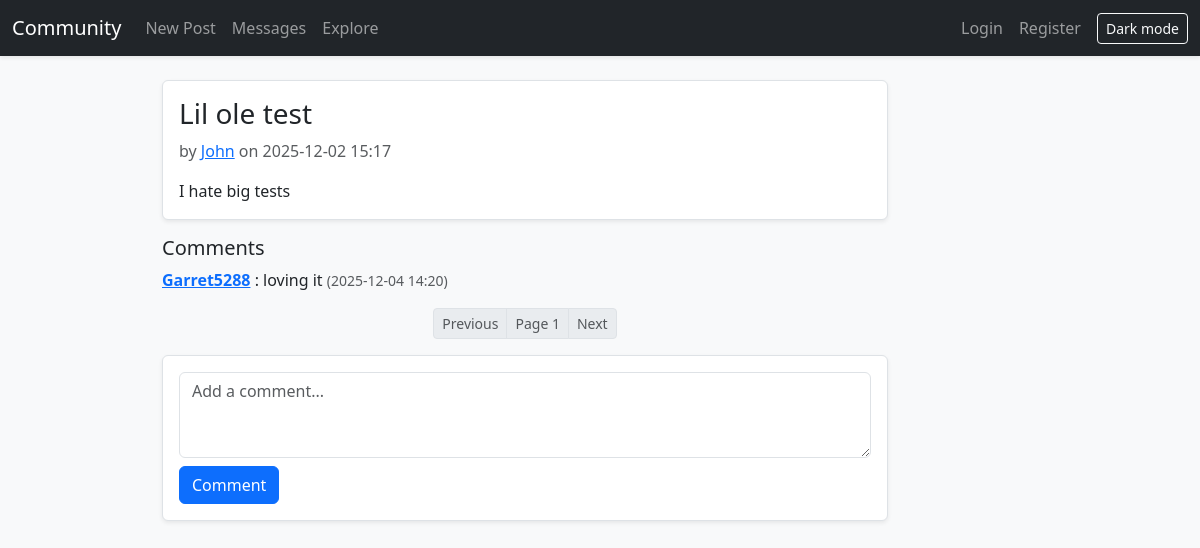
The page /post/2 on the database as committed earlier.
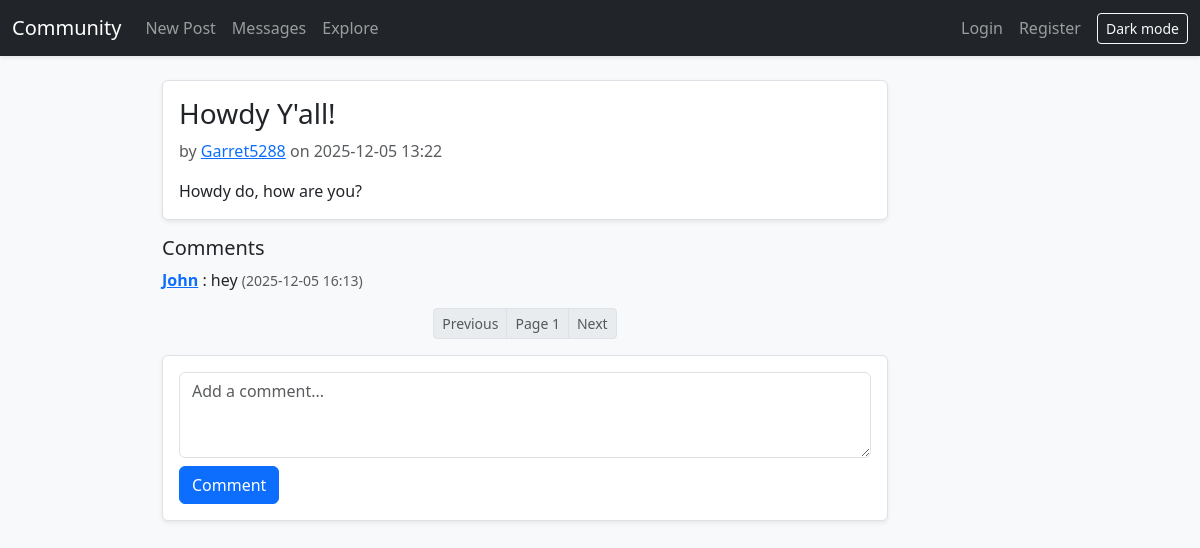
The same page on the database as committed later.
### community_forum.py (models this page shows)
class Post(db.Model):
	id = db.Column(db.Integer, primary_key=True)
	author_id = db.Column(db.Integer, db.ForeignKey('user.id'), nullable=False)
	title = db.Column(db.String(255), nullable=False, index=True)
	body = db.Column(db.Text, nullable=False)
	created_at = db.Column(db.DateTime, default=datetime.utcnow, nullable=False, index=True)
	author = db.relationship('User', back_populates='posts')
	comments = db.relationship('Comment', back_populates='post', cascade='all, delete-orphan')

class User(db.Model):
	id = db.Column(db.Integer, primary_key=True)
	username = db.Column(db.String(80), unique=True, nullable=False, index=True)
	email = db.Column(db.String(120), unique=True, nullable=False, index=True)
	password_hash = db.Column(db.String(128), nullable=False)
	is_admin = db.Column(db.Boolean, default=False, nullable=False)
	bio = db.Column(db.Text)
	created_at = db.Column(db.DateTime, default=datetime.utcnow, nullable=False)
	posts = db.relationship('Post', back_populates='author', cascade='all, delete-orphan')
	comments = db.relationship('Comment', back_populates='author', cascade='all, delete-orphan')
	sent_messages = db.relationship('Message', foreign_keys='Message.sender_id', back_populates='sender', cascade='all, delete-orphan')
	received_messages = db.relationship('Message', foreign_keys='Message.recipient_id', back_populates='recipient', cascade='all, delete-orphan')

class Comment(db.Model):
	id = db.Column(db.Integer, primary_key=True)
	post_id = db.Column(db.Integer, db.ForeignKey('post.id'), nullable=False, index=True)
	author_id = db.Column(db.Integer, db.ForeignKey('user.id'), nullable=False)
	body = db.Column(db.Text, nullable=False)
	created_at = db.Column(db.DateTime, default=datetime.utcnow, nullable=False, index=True)
	post = db.relationship('Post', back_populates='comments')
	author = db.relationship('User', back_populates='comments')

### community_forum.py (the view, shortened to what this page needs)
@app.route('/post/<int:post_id>', methods=['GET', 'POST'])
def post_view(post_id: int):
	p = Post.query.get_or_404(post_id)
	cpage = max(int(request.args.get('cpage') or 1), 1)
	c_per_page = 10
	c_query = Comment.query.options(joinedload(Comment.author)).filter_by(post_id=p.id)
	comments, total_c, has_next_c, has_prev_c = _paginate(c_query, cpage, c_per_page, order_by=Comment.created_at.asc())
	return render_template('post_view.html', title=p.title, post=p, comments=comments, cpage=cpage, has_next_c=has_next_c, has_prev_c=has_prev_c)

### community_forum.py (called while the page is built)
def _paginate(query, page: int, per_page: int, order_by=None):
	total = query.count()
	if order_by is not None:
		query = query.order_by(order_by)
	items = query.offset((page - 1) * per_page).limit(per_page).all()
	has_next = page * per_page < total
	has_prev = page > 1
	return items, total, has_next, has_prev

def current_user():
	uid = session.get('uid')
	if not uid:
		return None
	return User.query.get(uid)

@app.context_processor
def inject_user_and_csrf():
	u = current_user()
	unread = 0
	if u:
		try:
			unread = Message.query.filter_by(recipient_id=u.id, read_at=None).count()
		except Exception:
			unread = 0
	return {
		'user': u,
		'csrf_token': _csrf_token(),
		'unread_count': unread,
	}

@app.after_request
def add_security_headers(resp):
	csp = (
		"default-src 'self'; "
		"style-src 'self' https://cdn.jsdelivr.net; "
		"script-src 'self' https://cdn.jsdelivr.net; "
		"object-src 'none'; base-uri 'self'; frame-ancestors 'none'"
	)
	resp.headers['Content-Security-Policy'] = csp
	resp.headers['X-Content-Type-Options'] = 'nosniff'
	resp.headers['X-Frame-Options'] = 'DENY'
	resp.headers['Referrer-Policy'] = 'no-referrer'
	return resp

### templates/post_view.html (shortened to what this page needs)
{% extends 'base.html' %}
{% block content %}
<div class="row">
    <div class="col-12 col-lg-10">
        <div class="card shadow-sm mb-3">
            <div class="card-body">
                <h3 class="card-title">{{ post.title }}</h3>
                <p class="text-muted">by
                    {% if post.author and post.author.username %}
                    <a href="{{ url_for('user_profile', username=post.author.username) }}">{{ post.author.username
                        }}</a>
                    {% else %}
                    <span class="text-muted">unknown</span>
                    {% endif %}
                    on {{ post.created_at.strftime('%Y-%m-%d %H:%M') }}
                </p>
                <p class="mb-0">{{ post.body }}</p>
            </div>
        </div>
        <h5>Comments</h5>
        {% for c in comments %}
        <div class="mb-2">
            <strong>
                {% if c.author and c.author.username %}
                <a href="{{ url_for('user_profile', username=c.author.username) }}">{{ c.author.username }}</a>
                {% else %}
                <span class="text-muted">unknown</span>
                {% endif %}
            </strong>:
            {{ c.body }}
            <small class="text-muted">({{ c.created_at.strftime('%Y-%m-%d %H:%M') }})</small>
        </div>
        {% endfor %}
        <nav class="mt-3 d-flex justify-content-center">
            <ul class="pagination pagination-sm mb-0">
                <li class="page-item {% if not has_prev_c %}disabled{% endif %}">
                    <a class="page-link" href="{{ url_for('post_view', post_id=post.id, cpage=cpage-1) }}">Previous</a>
                </li>
                <li class="page-item disabled"><span class="page-link">Page {{ cpage }}</span></li>
                <li class="page-item {% if not has_next_c %}disabled{% endif %}">
                    <a class="page-link" href="{{ url_for('post_view', post_id=post.id, cpage=cpage+1) }}">Next</a>
                </li>
            </ul>
        </nav>
        <form method="post" class="mt-3">
            <div class="card shadow-sm">
                <div class="card-body">
                    <textarea class="form-control mb-2" name="body" rows="3" placeholder="Add a comment..."></textarea>
                    <button class="btn btn-primary">Comment</button>
                </div>
            </div>
        </form>
    </div>
</div>
{% endblock %}

Rows that differ between the two databases and show on the page:
no longer on this page (row edited): Comment: author.username "Garret5288", body "loving it", created_at "2025-12-04 14:20"
changed Post: title "Lil ole test" → "Howdy Y'all!"; created_at "2025-12-02 15:17" → "2025-12-05 13:22"; body "I hate big tests" → "Howdy do, how are you?"
changed User: author.username "John" → "Garret5288"
added Comment: author.username "John", body "hey", created_at "2025-12-05 16:13"
